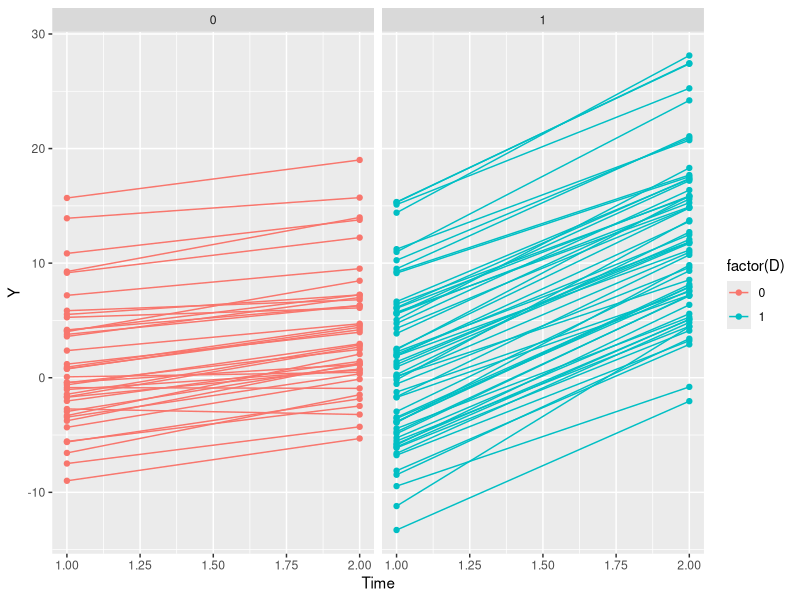
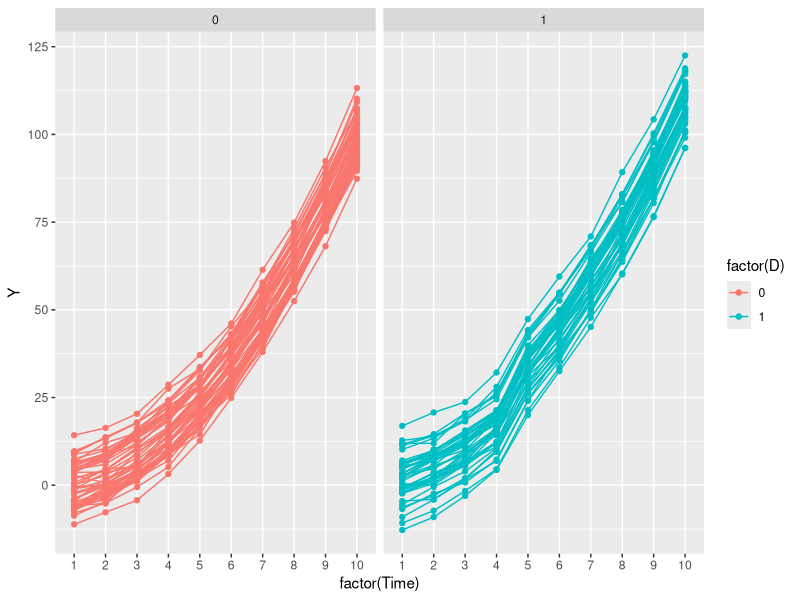

Source code (R) for these figures, in order:
library(tidyverse)
library(lme4)


set.seed(19991109)


# Define the number of individuals and time points
n <- 100 # Number of individuals
t <- 2 # Number of time points

delta <- 5
gamma <- 3
rho <- 8

# Unmeasured confounding for each individual
A <- rnorm(n)

# Covaraite for each individual
X <- rnorm(n)

# Treatment
p = ifelse(A >= 1, 0.75, 0.45)
D <- rbinom(n, 1, p)


dat = expand_grid(data.frame(id = 1:n, A = A, X = X, D = D), Time = 1:t) %>% 
  mutate(epsilon = rnorm(n*t, mean = 0, sd = 1)) %>% 
  mutate(Y  = ifelse(Time < 2, 
                     (Time)^2 + delta*X + gamma*A + epsilon,
                     (Time)^2 + delta*X + gamma*A + rho*D + epsilon))


mean(dat$D)

dat %>% ggplot(aes(x = Time, y = Y, group = factor(id), color = factor(D))) + geom_point() + geom_line() + facet_wrap(~factor(D))



# DID estimator

bar_Y_1_t2 = dat %>% filter(Time == 2, D == 1) %>% summarise(mean(Y)) %>% as.numeric()
bar_Y_1_t1 = dat %>% filter(Time == 1, D == 1) %>% summarise(mean(Y)) %>% as.numeric()

bar_Y_0_t2 = dat %>% filter(Time == 2, D == 0) %>% summarise(mean(Y)) %>% as.numeric()
bar_Y_0_t1 = dat %>% filter(Time == 1, D == 0) %>% summarise(mean(Y)) %>% as.numeric()

DID_est = (bar_Y_1_t2 - bar_Y_1_t1) - (bar_Y_0_t2 - bar_Y_0_t1)
DID_est



# create D_it
dat = dat %>% mutate(time = factor(Time)) %>% 
  mutate(Time_to_treat = ifelse(Time < 2, 0, 1)) %>% 
  mutate(D_it = D * Time_to_treat)


## OLS
# 1
mod = lm(Y ~ D + A + X, dat %>% filter(Time == 2))
summary(mod)

# 2
mod0 = lm(Y ~ X + time + D_it, dat)
summary(mod0)
mod0$coefficients


# FE: allow differnt intercepts for each id
mod1 = lmer(Y ~ time + X + D_it + (1 | id), dat)
summ_lmer = summary(mod1)
summ_lmer
summ_lmer$coefficients[4,]



###### Multiple timepoints

n <- 100 # Number of individuals
t <- 10 # Number of time points
t_treat = 5

delta <- 5
gamma <- 3
rho <- 8

# Unmeasured confounding for each individual
A <- rnorm(n)

# Covaraite for each individual
X <- rnorm(n)

# Treatment
p = ifelse(A >= 1, 0.75, 0.45)
D <- rbinom(n, 1, p)


dat = expand_grid(data.frame(id = 1:n, A = A, X = X, D = D), Time = 1:t) %>% 
  mutate(epsilon = rnorm(n*t, mean = 0, sd = 1)) %>% 
  mutate(Y  = ifelse(Time < t_treat, 
                     (Time)^2 + delta*X + gamma*A + epsilon,
                     (Time)^2 + delta*X + gamma*A + rho*D + epsilon))

# dat = expand_grid(data.frame(id = 1:n, A = A, X = X, D = D, epsilon), Time = 1:t) %>% 
#   mutate(epsilon = rnorm(1, mean = 0, sd = 1)) %>% 
#   mutate(Y  = ifelse(Time < 5, 
#                      (Time)^2 + delta*X + gamma*A + epsilon,
#                      (Time)^2 + delta*X + gamma*A + rho*D + epsilon))


mean(dat$D)

dat %>% ggplot(aes(x = factor(Time), y = Y, group = factor(id), color = factor(D))) + geom_point() + geom_line() + facet_wrap(~factor(D))


# DID estimator

bar_Y_1_t2 = dat %>% filter(Time == t_treat, D == 1) %>% summarise(mean(Y)) %>% as.numeric()
bar_Y_1_t1 = dat %>% filter(Time == t_treat-1, D == 1) %>% summarise(mean(Y)) %>% as.numeric()

bar_Y_0_t2 = dat %>% filter(Time == t_treat, D == 0) %>% summarise(mean(Y)) %>% as.numeric()
bar_Y_0_t1 = dat %>% filter(Time == t_treat-1, D == 0) %>% summarise(mean(Y)) %>% as.numeric()

(bar_Y_1_t2 - bar_Y_1_t1) - (bar_Y_0_t2 - bar_Y_0_t1)


# create D_it
dat = dat %>% mutate(time = factor(Time)) %>% 
  mutate(Time_to_treat = ifelse(Time < t_treat, 0, 1)) %>% 
  mutate(D_it = D * Time_to_treat)


## OLS
mod = lm(Y ~ D + A + X, dat %>% filter(Time == t_treat))
summary(mod)


mod0 = lm(Y ~ A + X + time + D_it, dat)
summary(mod0)
mod0$coefficients


# FE: allow differnt intercepts for each id
mod1 = lmer(Y ~ time + X + D_it + (1 | id), dat)
summ_lmer = summary(mod1)
summ_lmer
summ_lmer$coefficients[4,]

